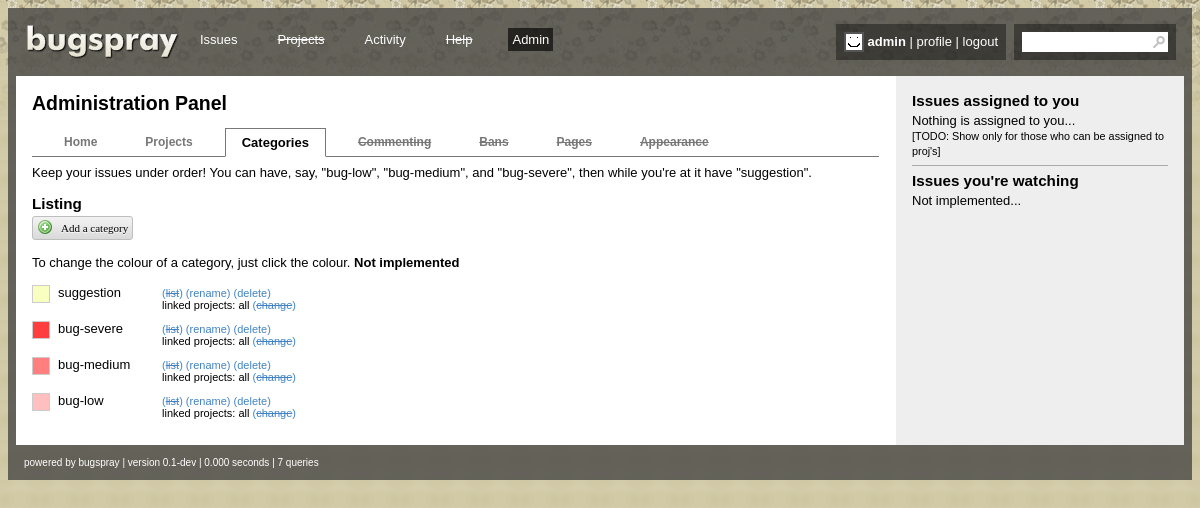
Screenshot of /app/admin.php?p=categories (signed in) with the database file from the repository.
### tables this page shows
CREATE TABLE IF NOT EXISTS `users` (
  `id` int(11) NOT NULL AUTO_INCREMENT,
  `username` varchar(24) NOT NULL,
  `displayname` varchar(24) NOT NULL,
  `password` varchar(128) NOT NULL,
  `password_salt` varchar(128) NOT NULL,
  `group` int(11) NOT NULL DEFAULT '1',
  `when_registered` datetime NOT NULL,
  `banned` tinyint(1) NOT NULL DEFAULT '0',
  `email` varchar(128) NOT NULL,
  `email_show` tinyint(1) NOT NULL DEFAULT '0',
  `website` varchar(128) NOT NULL,
  `avatar_type` int(11) NOT NULL,
  `avatar_location` varchar(128) NOT NULL,
  `num_posted_issues` int(11) NOT NULL,
  `num_posted_comments` int(11) NOT NULL,
  PRIMARY KEY (`id`)
);

CREATE TABLE IF NOT EXISTS `categories` (
  `id` int(11) NOT NULL AUTO_INCREMENT,
  `name` varchar(16) NOT NULL,
  `color` varchar(6) NOT NULL,
  `projects` varchar(128) NOT NULL,
  PRIMARY KEY (`id`)
);

### app/functions.php (called while the page is built, shortened)
<?php
$starttime = explode(' ', microtime());
$starttime = $starttime[1] + $starttime[0];
include("template.php");
function db_query($query)
{
	$result = mysql_query($query);
	return $result;
}
function db_query_single($query)
{
	$array = mysql_fetch_array(db_query($query." LIMIT 1"));
	return $array;
}
function query_uid($id)
{
	global $queries_uid;
	if (!$queries_uid[$id])
	{
		$queries_uid[$id] = db_query_single("SELECT * FROM users WHERE id = $id");
	}
	return $queries_uid[$id];
}
function getav($id)
{
	$q = query_uid($id);
	return $q['avatar_location'];
}
function isexistinguser($uname,$pwd)
{
	$uname = escape_smart($uname);
	$result = db_query("SELECT * FROM users WHERE username = '$uname'");
	$hit = 0;
	$rowcounted = false;
	$salt = '';
	while($row = mysql_fetch_array($result))
	{
		$salt = $row['password_salt'];
		if (!$rowcounted && $hit != -1)
		{
			if ($uname == $row['username'])
			{
				$hit = 2;
			}
		}
		else
		{
			$hit = -1;
		}
		$uid = $row['id'];
	}
	return array('hit'=>$hit,'salt'=>$salt,'uid'=>$uid);
}
function isloggedin()
{
	$sessionactive = isset($_SESSION['username']) && isset($_SESSION['password']) && isset($_SESSION['uid']);
	if ($sessionactive)
	{
		if (isexistinguser($_SESSION['username'], $_SESSION['password']) == 2)
		{
			unset($_SESSION['username']);
			unset($_SESSION['password']);
			unset($_SESSION['uid']);
			return false;
		}
		else
		{
			return true;
		}
	}
	else
	{
		return false;
	}
}
function genpass($salt,$pwd)
{
    return hash('whirlpool',$salt.$pwd);
}
function isadmin()
{
	if (isset($_SESSION['username']))
	{
		$q = query_uid($_SESSION['uid']);
		$g = $q['group'];
		$q2 = db_query_single("SELECT global_admin FROM groups WHERE id = $g");
		return $q2[0];
	}
	else
	{
		return 0;
	}
}
function escape_smart($value)
{
	if (!is_numeric($value))
	{
		$value = mysql_real_escape_string($value);
	}
	return $value;
}
function footerinfo($want)
{
	global $db_queries, $starttime;
	$ret = '';
	switch ($want)
	{
		case 'time':
			$mtime = explode(' ', microtime());
			$totaltime = $mtime[0] + $mtime[1] - $starttime;
			$ret = sprintf('%.3f',$totaltime).' seconds';
			break;
		case 'queries':
			if (!isset($db_queries))
			{
				$ret = '0 queries';
			}
			else
			{
				$ret = $db_queries;
				if ($ret == 1)
					$ret .= ' query';
				else
					$ret .= ' queries';
			}
			break;
	}
	return $ret;
}
?>

### app/adm/categories.php (the view, shortened to what this page needs)
Keep your issues under order! You can have, say, "bug-low", "bug-medium", and "bug-severe", then while you're at it have "suggestion".
<br />
<br />
<?php
if (!isset($_GET['s']))
{
	echo '
	<h3>Listing</h3>
	<button type="button" onclick="stringform(\'Add a category\',\''.$uri.'&amp;s=add\',{col:true})"><img src="img/btn/add.png" alt="" />Add a category</button>
	<br />
	<br />
	To change the colour of a category, just click the colour. <b>Not implemented</b>
	<br />
	<br />';
	$result_categories = db_query("SELECT * FROM categories");
	while ($category = mysql_fetch_array($result_categories))
	{
		echo '
		<div class="colorlist">
			<input id="cat'.$category['id'].'" class="catcol" type="text" name="cat'.$category['id'].'" value="#'.$category['color'].'" />
			<label for="cat'.$category['id'].'">'.$category['name'].'</label>
			<div class="a">
				<a href="#">(<s>list</s>)</a>
				<a href="javascript:void(0)" class="rnm">(rename)</a>
				<a href="javascript:void(0)" class="del">(delete)</a>
				<br />
				linked projects: all <a href="#">(<s>change</s>)</a>
			</div>
			<div class="fc"></div>
		</div>';
	}
	?>
	<?php
}
?>

### app/template.php (shortened to what this page needs)
<?php
function template_top($hi)
{
?>
<!DOCTYPE html>
<html lang="en">
	<head>
		<link rel="stylesheet" type="text/css" href="img/style.css" />
	</head>
	<body>
		<div id="global_wrapper">
			<header id="header">
				<hgroup class="logo">
					<h1><a href="index.php"><img src="img/logo.png" alt="bugspray" /></a></h1>
				</hgroup>
				<nav>
					<ul>
						<?php
						$menu = array(
							array(
								'id' => 'issues',
								'name' => 'Issues',
								'url' => 'index.php'
							),
							array(
								'id' => 'projects',
								'name' => 'Projects'
							),
							array(
								'id' => 'activity',
								'name' => 'Activity',
								'url' => 'activity.php'
							),
							array(
								'id' => 'help',
								'name' => 'Help'
							),
							array(
								'id' => 'admin',
								'name' => 'Admin',
								'show' => isadmin(),
								'url' => 'admin.php'
							),
						);
						foreach ($menu as $link)
						{
							echo '<li id="menu_'.$link['id'].'"'.($hi==$link['id']?' class="sel"':'').'><a href="'.(isset($link['url'])?$link['url']:'javascript:void(0)').'">'.(isset($link['url'])?'':'<s>').''.$link['name'].''.(isset($link['url'])?'':'</s>').'</a></li>';
						}
						?>
					</ul>
				</nav>
				<form id="search_wrapper">
					<input type="text" name="search" />
				</form>
				<div id="user_wrapper">
					<div id="user_left">
						<div class="avatar">
							<?php echo '<img src="'.(isloggedin()?getav($_SESSION['uid']):'img/guest.png').'" alt="" />'; ?>
						</div>
					</div>
					<div id="user_right">
						<?php
						if (isloggedin())
							echo '<b>'.$_SESSION['username'].'</b> | <a href="profile.php">profile</a> | <a href="user_logout.php">logout</a>';
						else
							echo '<b>Guest</b> | <a href="user_login.php">login</a> | <a href="user_register.php">register</a>';
						?>
					</div>
				</div>
			</header>
			<div id="content_wrap">
				<section id="content">
<?php
}
function template_bottom()
{
?>
				</section>
			</div>
			<aside id="sidebar">
			</aside>
			<footer id="footer">
				powered by bugspray | version 0.1-dev | <?php  echo footerinfo('time').' | '.footerinfo('queries'); ?>
			</footer>
		</div>
	</body>
</html>
<?php
}
function template_sidebar()
{
	include("sidebar.php");
}
?>

### app/img/style.css (style rules this page uses)
body { background:url('bg/main.png'); }
body,td { font-family:helvetica,arial,sans-serif; font-size:13px; }
header,section,footer,aside,nav,article,figure { display:block; }
a { color:#4183C4; text-decoration:none; }
ul { padding-left:32px; }
img { border:none; }
#global_wrapper { background:url('bg/wrapper.png'); padding:8px; }
#header { padding:8px; margin-bottom:8px; }
#header hgroup { float:left; }
#header hgroup h1 { margin:0px; height:36px; overflow:hidden; }
#header nav { color:#fff; float:left; padding-top:4px; }
#header nav ul { list-style:none; padding:0px; margin:0px; }
#header nav ul li { float:left; margin:0px 16px; padding:4px; }
#header nav .sel { background:url('bg/menusel.png'); }
#header nav ul li a { color:#fff; }
#search_wrapper { float:right; background:url('bg/menusel2.png'); color:#fff; padding:8px; height:20px; margin-left:8px; }
#search_wrapper input { border:0px; font-size:11px; padding:2px; background:#fff url('search.png') no-repeat right; width:142px; height:16px; -moz-border-radius:0px !important; -webkit-border-radius:0px !important; border-radius:0px !important; }
#user_wrapper { float:right; background:url('bg/menusel2.png'); color:#fff; padding:8px; height:20px; }
#user_left { float:left; }
#user_right { float:left; padding:2px 0px 0px 4px; }
#user_right a { color:#fff; }
#content_wrap { float:left; width:100%; min-width:500px; margin-right:-288px; background:#fff url('sidebar.png') repeat-y top right; }
#content { margin-right:289px; padding:16px; }
#sidebar { float:left; width:256px; padding:16px; }
#footer { margin-top:8px; color:#fff; font-size:10px; padding:4px 8px; }
h3,h4,h5 { margin:0px 0px 4px 0px; }
input[type=text], input[type=password], textarea, select { border:1px solid #bbb; font-size:13px; font-family:helvetica,arial,sans-serif; background:#fff url('bg/form.png') repeat-x; -moz-border-radius:3px; -webkit-border-radius:3px; border-radius:3px; padding:4px; }
button, input[type=submit], input[type=button] { height:24px; background:url('btn/grad.png'); border:1px solid #bebebe; padding:0px 4px; font-family:verdana; font-size:11px; text-shadow:0px 1px 0px #fff; cursor:pointer; -moz-border-radius:3px; -webkit-border-radius:3px; border-radius:3px; }
button img { margin:-4px 8px -3px 0px; }
.avatar, .avatar_large { border:2px solid #444; }
.avatar, .avatar img { width:16px; height:16px; }
#user_wrapper .avatar { border-color:#555; }
.colorlist { padding-bottom:8px; }
.colorlist label { float:left; padding-left:8px; width:96px; }
.colorlist .a { float:left; font-size:11px; padding:2px 8px; }

### rows the page displays
users: name "Admin", avatar_location (placeholder picture)
categories: name "suggestion"
categories: name "bug-severe"
categories: name "bug-medium"
categories: name "bug-low"

### other values shown
$link['name'] "Issues"
$link['name'] "Projects"
$link['name'] "Activity"
$link['name'] "Help"
$_SESSION['username'] "admin"
footerinfo('time') "0.000 seconds"
footerinfo('queries') "7 queries"
